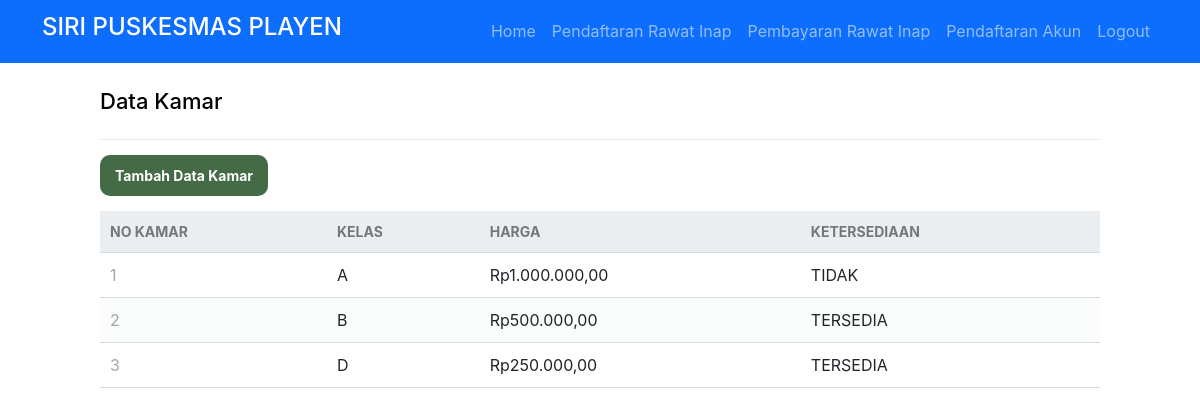
/adminWeb/kamar/read.php (signed in), run on an earlier commit of the app's database.
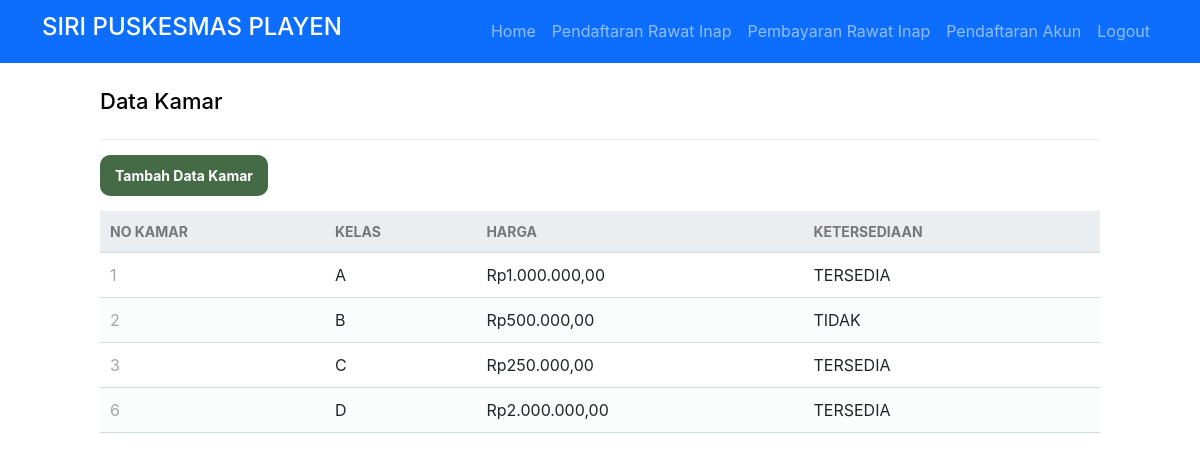
And on a later commit of the database.
### tables this page shows
CREATE TABLE `kamar` (
  `no_kamar` int(11) NOT NULL,
  `kelas_kamar` varchar(25) NOT NULL,
  `harga_kamar` int(11) NOT NULL,
  `status` enum('TERSEDIA','TIDAK') NOT NULL
);

### db/func.php (called while the page is built, shortened)
<?php
function rupiah($angka){
    $hasil = "Rp" . number_format($angka, '2', ',', '.');
    return $hasil;
}
?>

### adminWeb/kamar/read.php (the view, shortened to what this page needs)
<?php
if ($_SESSION['username'] == '') {
	echo "<script>
    alert('Anda Harus Login terlebih dahulu');
    window.location.href='./auth/fmasuk.php';
    </script>";
} else {
?>
	<!DOCTYPE html>
	<html>
	<head>
		<link href="../../db/style.css" rel="stylesheet" type="text/css">
		<link href="https://cdn.jsdelivr.net/npm/bootstrap@5.2.0-beta1/dist/css/bootstrap.min.css" rel="stylesheet">
	</head>
	<body>
		<nav class="navbar navbar-expand-sm navbar-dark bg-primary">
			<div class="container">
				<a class="navbar-brand" href="#">
					<h4>SIRI PUSKESMAS PLAYEN </h3>
				</a>
				<ul class="navbar-nav ml-auto mt-2 mt-lg-0 d-flex align-items-center">
					<li class="nav-item">
						<a class="nav-link menu " id="menuHome" href="../../index.php">Home</a>
					</li>
					<?PHP if ($_SESSION['role_id'] == 1) { ?>
						<li class="nav-item">
							<a class="nav-link menu" id="daftarrawatinap" href="./pasien/daftarrawatinap.php"><i class=""></i>Pendaftaran Rawat Inap</a>
						</li>
						<li class="nav-item">
							<a class="nav-link menu" id="bayarrawatinap" href="./pasien/bayarrawatinap.php"><i class=""></i>Pembayaran Rawat Inap</a>
						</li>
						<li class="nav-item">
							<a class="nav-link menu" id="daftarakun" href="./pasien/daftarakun.php"><i class=""></i>Pendaftaran Akun</a>
						</li>
					<?PHP } ?>
					<li class="nav-item">
						<a class="nav-link menu" id="logout" href="../../auth/sLogout.php"><i class=""></i>Logout</a>
					</li>
				</ul>
			</div>
		</nav>
		<?php
		include("../../db/func.php");
		$pdo = pdo_connect_mysql();
		$page = isset($_GET['page']) && is_numeric($_GET['page']) ? (int)$_GET['page'] : 1;
		$records_per_page = 8;
		$stmt = $pdo->prepare('SELECT * FROM kamar ORDER BY no_kamar LIMIT :current_page, :record_per_page');
		$stmt->bindValue(':current_page', ($page - 1) * $records_per_page, PDO::PARAM_INT);
		$stmt->bindValue(':record_per_page', $records_per_page, PDO::PARAM_INT);
		$stmt->execute();
		$kamars = $stmt->fetchAll(PDO::FETCH_ASSOC);
		?>
		<div class="content read">
			<h2>Data Kamar</h2>
			<a href="./create.php" class="menu create-dokter" id="tambahDokter">Tambah Data Kamar</a>
			<table>
				<thead>
					<tr>
						<td>NO KAMAR</td>
						<td>KELAS</td>
						<td>HARGA</td>
						<td>KETERSEDIAAN</td>
					</tr>
				</thead>
				<tbody>
					<?php foreach ($kamars as $kamar) : ?>
						<tr>
							<td><?= $kamar['no_kamar'] ?></td>
							<td><?= $kamar['kelas_kamar'] ?></td>
							<td><?= rupiah($kamar['harga_kamar']) ?></td>
							<td><?= $kamar['status'] ?></td>
						</tr>
					<?php endforeach; ?>
				</tbody>
			</table>
		</div>
	<?php
}
	?>

What changed in the data, as far as the page shows it:
changed kamar "Rp1.000.000,00": status "TIDAK" → "TERSEDIA"
changed kamar "Rp500.000,00": status "TERSEDIA" → "TIDAK"
changed kamar "Rp250.000,00": kelas_kamar "D" → "C"
added kamar: no_kamar "6", kelas_kamar "D", harga_kamar "Rp2.000.000,00", status "TERSEDIA"
